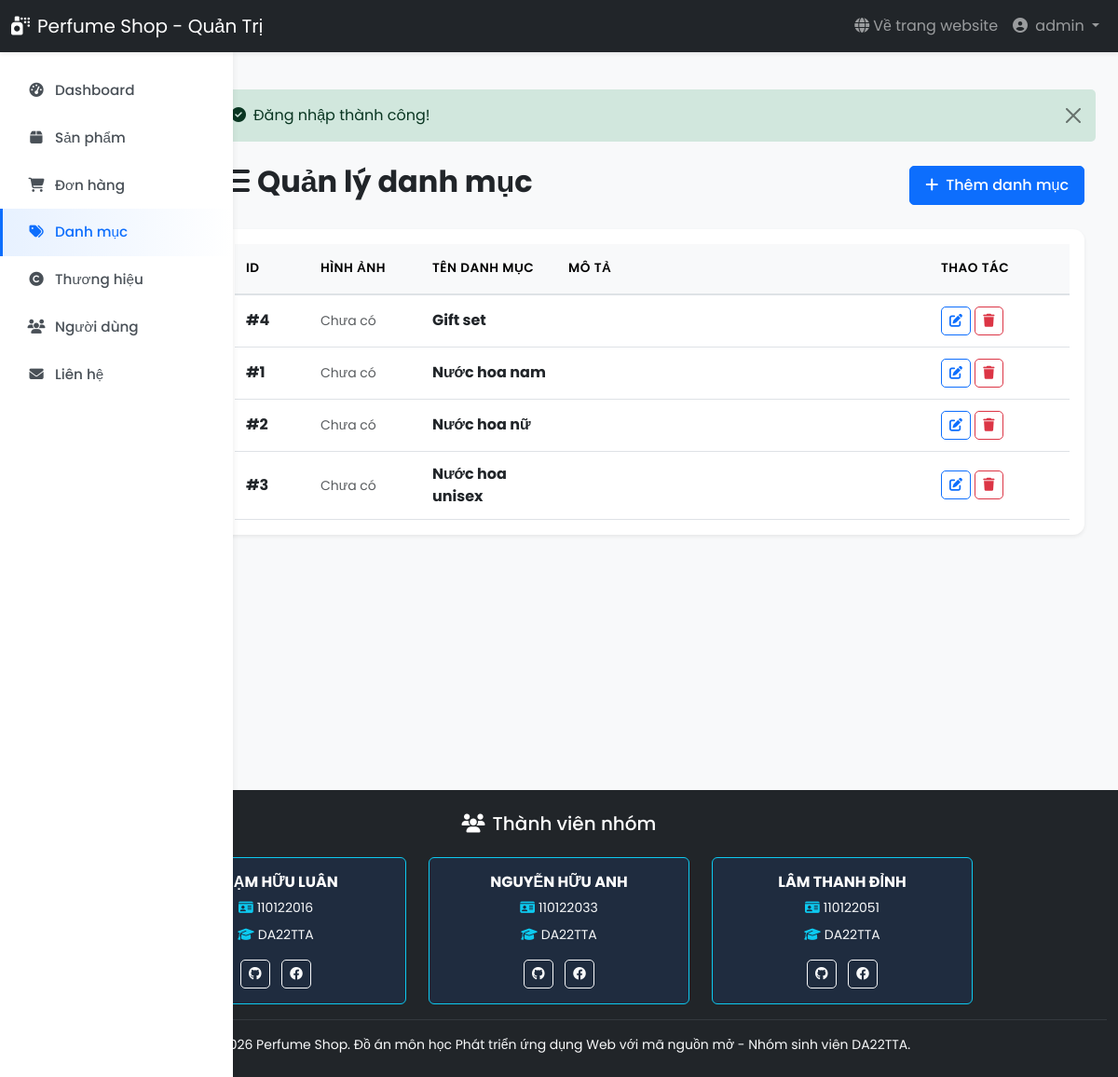
/views/admin/categories/index.php (signed in), run on the app's committed database.
### tables this page shows
CREATE TABLE `danh_muc` (
  `id` int(11) NOT NULL,
  `ten_danh_muc` varchar(100) NOT NULL,
  `mo_ta` text DEFAULT NULL
);

### models/Category.php (called while the page is built, shortened)
<?php
class Category {
    private $conn;
    private $table = 'danh_muc';
    public function __construct() {
        $database = new Database();
        $this->conn = $database->connect();
    }
    public function getAll() {
        $query = "SELECT * FROM {$this->table} ORDER BY ten_danh_muc ASC";
        $result = $this->conn->query($query);
        return $result->fetch_all(MYSQLI_ASSOC);
    }
}
?>

### config/database.php (called while the page is built, shortened)
<?php
class Database {
    private $host = DB_HOST;
    private $user = DB_USER;
    private $pass = DB_PASS;
    private $dbname = DB_NAME;
    public function connect() {
        $this->conn = null;
        try {
            $this->conn = new mysqli($this->host, $this->user, $this->pass, $this->dbname);
            $this->conn->set_charset("utf8mb4");
        } catch (Exception $e) {
            echo "Lỗi kết nối: " . $e->getMessage();
        }
        return $this->conn;
    }
}
?>

### views/admin/categories/index.php (the view, shortened to what this page needs)
<?php
require_once __DIR__ . '/../../../models/Category.php';
$categoryModel = new Category();
$categories = $categoryModel->getAll();
include __DIR__ . '/../layout/header.php';
?>
<div class="container-fluid my-4">
    <div class="d-flex justify-content-between align-items-center mb-4">
        <h2 class="fw-bold"><i class="fas fa-list me-2"></i>Quản lý danh mục</h2>
        <a href="create.php" class="btn btn-primary">
            <i class="fas fa-plus me-2"></i>Thêm danh mục
        </a>
    </div>
    <div class="card border-0 shadow-sm">
        <div class="card-body">
            <?php if (empty($categories)): ?>
            <div class="text-center py-5 text-muted">
                <i class="fas fa-list fa-3x mb-3"></i>
                <p>Chưa có danh mục nào</p>
            </div>
            <?php else: ?>
            <div class="table-responsive">
                <table class="table table-hover align-middle">
                    <thead class="table-light">
                        <tr>
                            <th width="80">ID</th>
                            <th width="120">Hình ảnh</th>
                            <th>Tên danh mục</th>
                            <th width="400">Mô tả</th>
                            <th width="150">Thao tác</th>
                        </tr>
                    </thead>
                    <tbody>
                        <?php foreach ($categories as $category): ?>
                        <tr>
                            <td><strong>#<?php echo $category['id']; ?></strong></td>
                            <td>
                                <?php if (!empty($category['hinh_anh'])): ?>
                                <img src="<?php echo htmlspecialchars($category['hinh_anh']); ?>"
                                     class="rounded" style="width: 80px; height: 60px; object-fit: cover;"
                                     onerror="this.style.display='none'">
                                <?php else: ?>
                                <span class="text-muted small">Chưa có</span>
                                <?php endif; ?>
                            </td>
                            <td><strong><?php echo htmlspecialchars($category['ten_danh_muc']); ?></strong></td>
                            <td><small><?php echo htmlspecialchars(substr($category['mo_ta'] ?? '', 0, 100)); ?><?php echo (strlen($category['mo_ta'] ?? '') > 100) ? '...' : ''; ?></small></td>
                            <td>
                                <a href="edit.php?id=<?php echo $category['id']; ?>" class="btn btn-sm btn-outline-primary">
                                    <i class="fas fa-edit"></i>
                                </a>
                                <button class="btn btn-sm btn-outline-danger delete-category"
                                        data-id="<?php echo $category['id']; ?>">
                                    <i class="fas fa-trash"></i>
                                </button>
                            </td>
                        </tr>
                        <?php endforeach; ?>
                    </tbody>
                </table>
            </div>
            <?php endif; ?>
        </div>
    </div>
</div>
<?php include __DIR__ . '/../layout/footer.php'; ?>

### assets/css/admin.css (style rules this page uses)
* { margin: 0; padding: 0; box-sizing: border-box; }
body { font-family: 'Poppins', sans-serif; background-color: #f8f9fa; overflow-x: hidden; }
.table { margin-bottom: 0; }
.table thead th { background-color: #f8f9fa; border-bottom: 2px solid #dee2e6; font-weight: 600; text-transform: uppercase; font-size: 0.85rem; letter-spacing: 0.5px; padding: 1rem 0.75rem; }
.table tbody tr { transition: background-color 0.2s; }
.table tbody td { padding: 0.75rem; vertical-align: middle; }
.btn { padding: 0.5rem 1rem; border-radius: 5px; font-weight: 500; transition: all 0.3s; }
.btn-sm { padding: 0.25rem 0.5rem; font-size: 0.875rem; }

### views/admin/layout/header.php (style rules this page uses)
body { font-family: 'Poppins', sans-serif; background: #f8f9fa; }
.card { border-radius: 12px; transition: transform 0.2s; }

### data on the page
danh_muc: id "4", ten_danh_muc "Gift set"
danh_muc: id "1", ten_danh_muc "Nước hoa nam"
danh_muc: id "2", ten_danh_muc "Nước hoa nữ"
danh_muc: id "3", ten_danh_muc "Nước hoa unisex"

### other printed values
$_SESSION['success'] "Đăng nhập thành công!"
